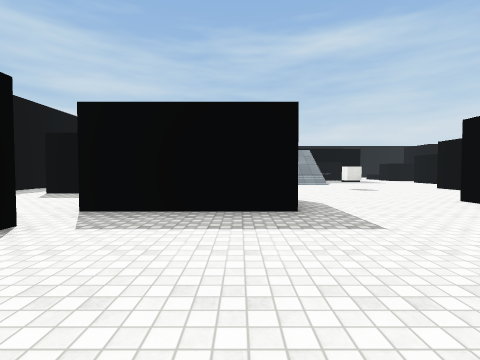
view 1 (above)

24 first-person views from a walk through a scene from a Unity 3-D project. The camera is 1.3 m above the floor, tilts 2° down and sees 85° across. The floor is counted in squares, 2 m on a side. Each view is taken from the middle of a square. On the plan, view 1 faces up. The plan holds only what a view shows up to about 9 squares ahead; the rest is blank. The place goes on beyond the plan. The player is left out. Surface patterns are stand-ins for the level's own textures.

view 2
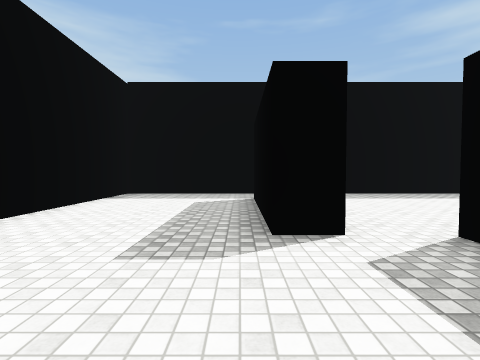

view 3
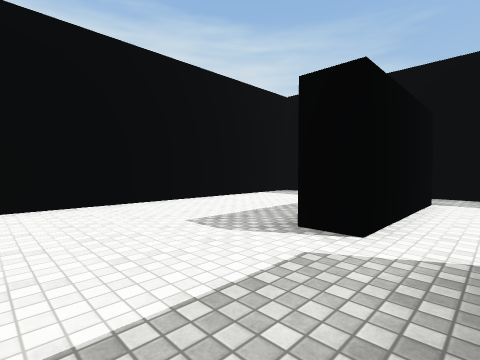

view 4
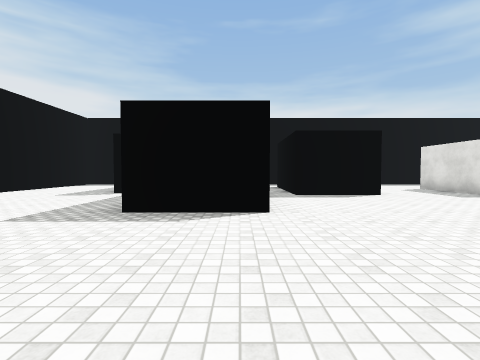

view 5
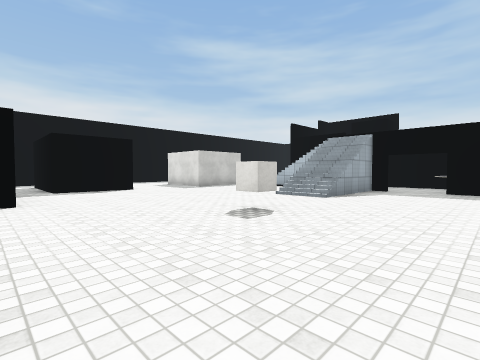

view 6
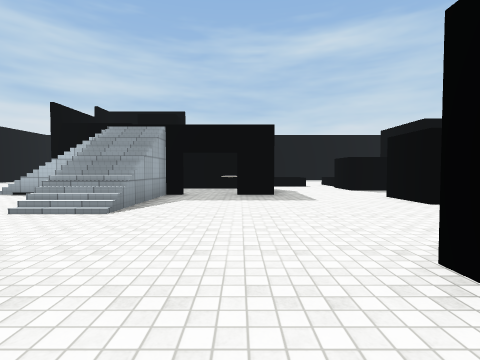

view 7
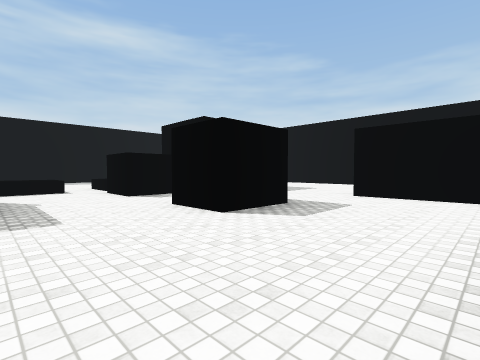

view 8
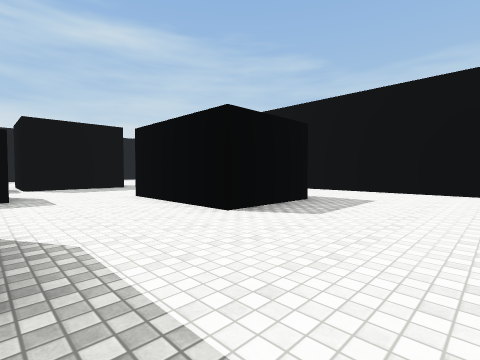

view 9
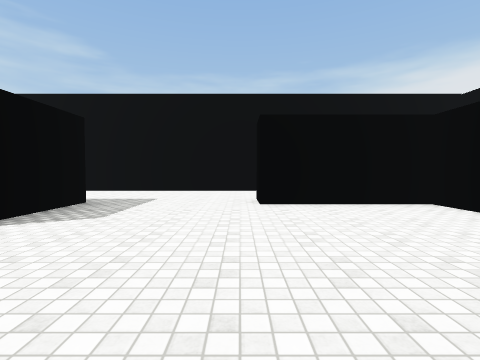

view 10
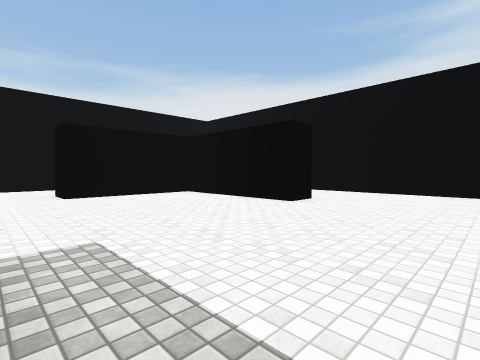

view 11
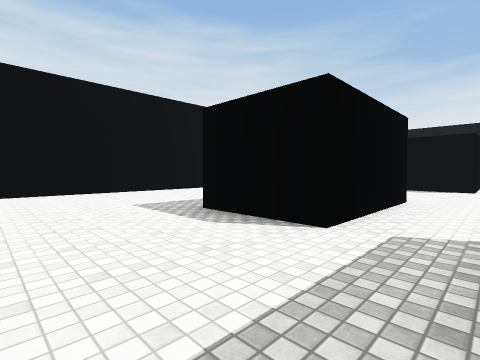

view 12
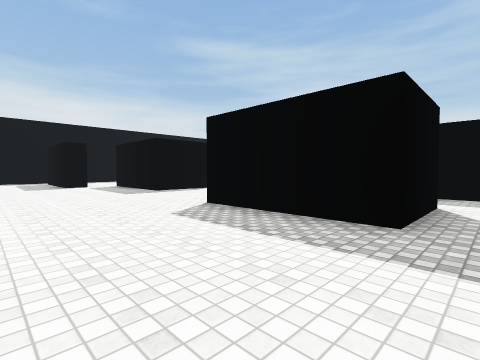

view 13
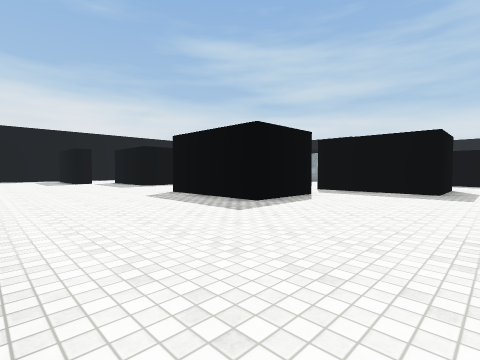

view 14
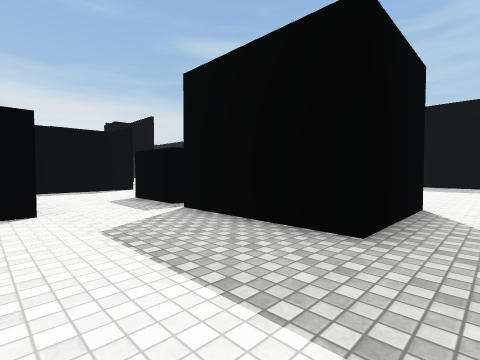

view 15
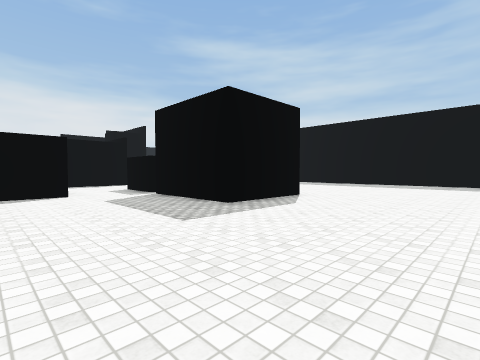

view 16
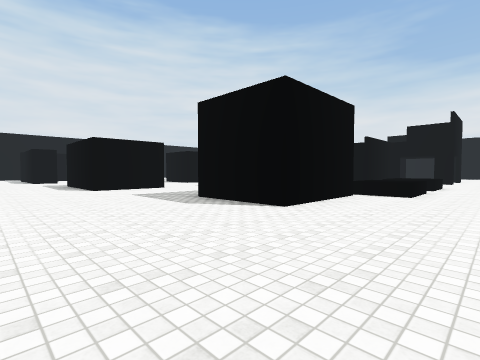

view 17
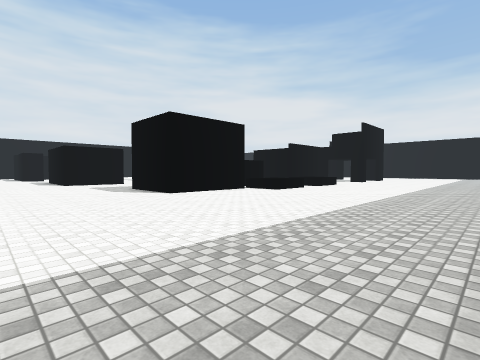

view 18
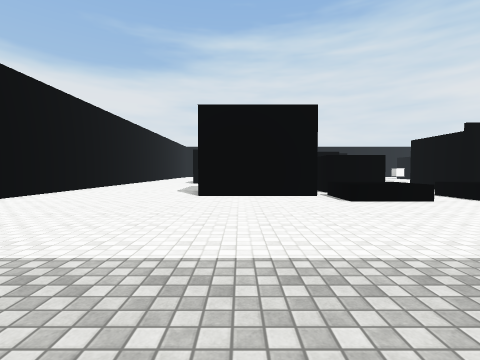

view 19
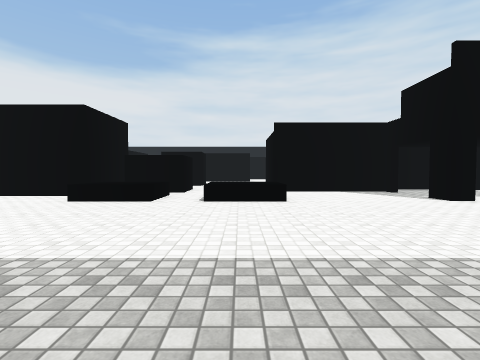

view 20
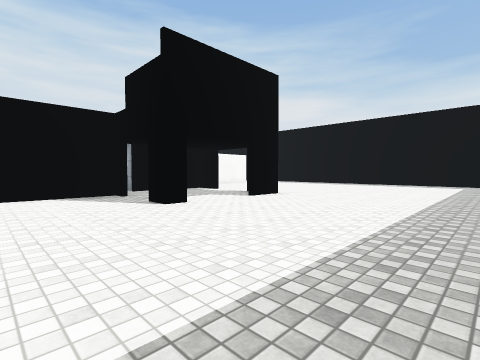

view 21
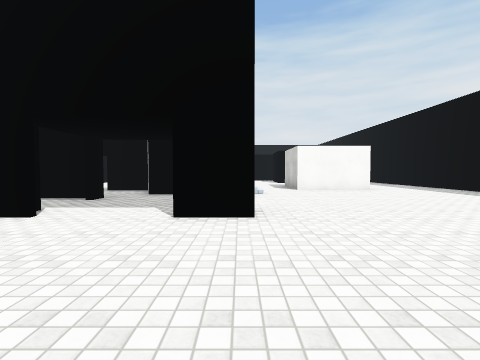

view 22
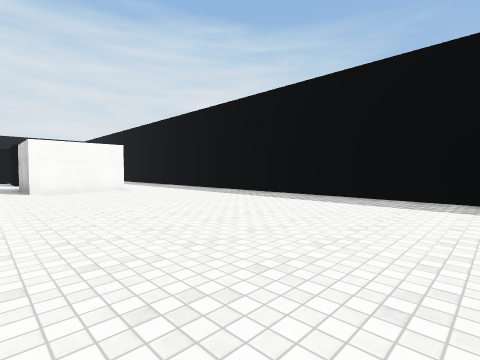

view 23
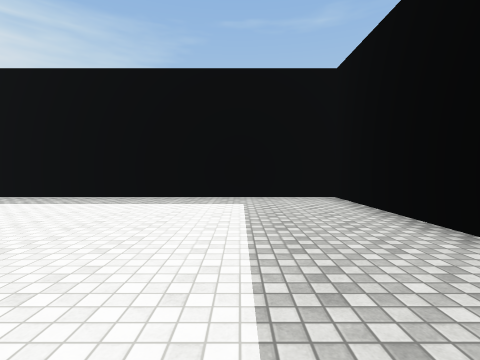

view 24
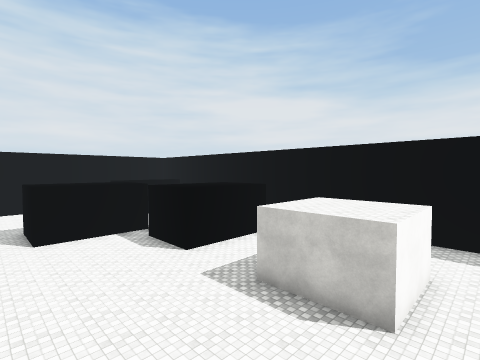

### Floor plan
Points are (right, up) in squares from view 1. A wall is a line through its corners. A room is listed if a view was taken in it or the views show most of it. See-through windows are left out.
Room 1 (views 1, 2, 3, 4, 5, 6, 7, 8, 9, 10, 11, 12, 13, 14, 15, 16, 17, 18, 19, 20, 21, 22, 23, 24)
walls: (4, 13) (3.5, 13); (4, 15.1) (4, 12.5); (2.5, 16.6) (-0.2, 16.6); (3.3, 17.6) (3.3, 18.2); (3.4, 17.8) (6.9, 17.8) (6.9, 15.1) (5.9, 15.1); (1.8, 16.8) (2.5, 16.8); (2.9, 20.4) (3.4, 20.4) (3.4, 19.6); (-0.3, 20.4) (1, 20.4); (-4.5, 15) (-2, 15) (-2, 12.5) (-4, 12.5); (12.2, 1.4) (12.2, 2.3) (16.1, 2.3); (6.4, -1.2) (13.6, -1.2); (-7.5, 9) (-7.5, -1.2) (-2.1, -1.2); (-7.5, 15.9) (-7.5, 14.5); (19.6, 17) (19.6, 20); (19.6, 5.1) (19.6, 11.1); (-6.1, 26.4) (-7.5, 26.4) (-7.5, 17.8)
low walls: (4, 12.5) (3.5, 12.5)
objects: other object (-6, 3) to (-3, 3); other object (-5, 8) to (-2, 9); other object (-2, 5) to (1, 6); cube (4, 9); other object (5, 4) to (8, 5); box (7, 19) to (8, 20); other object (8, 8) to (10, 9); box (10, 13) to (11, 14); box (10, 17) to (11, 18); box (10, 19) to (12, 20); other object (12, 17) to (15, 19); other object (14, 10) to (16, 12); other object (16, 3) to (17, 5)

Positions as (right, up) in squares from view 1, and headings:
1: (0, 0), facing up
2: (0, 2), facing left
3: (0, 4), facing down-left
4: (5, 6), facing left
5: (7, 6), facing up-left
6: (6, 8), facing up
7: (7, 10), facing up-right
8: (11, 6), facing up-right
9: (11, 6), facing right
10: (9, 7), facing down-right
11: (11, 7), facing down-left
12: (9, 0), facing up-left
13: (12, -1), facing up-left
14: (16, 14), facing up-left
15: (19, 13), facing up-left
16: (19, 22), facing down-left
17: (19, 26), facing down-left
18: (14, 26), facing down
19: (8, 26), facing down
20: (6, 25), facing down-left
21: (0, 24), facing down
22: (-1, 24), facing down-left
23: (-1, 24), facing left
24: (2, 16), facing down-left
